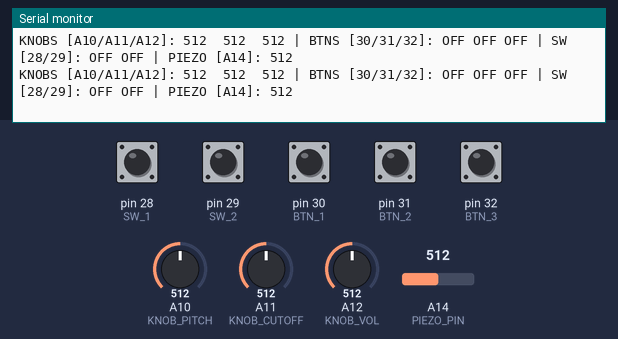
A sketch run on a simulated Arduino Mega 2560, built with avr-gcc and run on an emulated ATmega2560. On the bench: the last lines printed to the serial monitor. The test bench sets the inputs (shaded band); at power-on: pin 28 (SW_1), pin 29 (SW_2), pin 30 (BTN_1), pin 31 (BTN_2), pin 32 (BTN_3) HIGH, A10 (KNOB_PITCH) = 512, A11 (KNOB_CUTOFF) = 512, A12 (KNOB_VOL) = 512, A14 (PIEZO_PIN) = 512.

Above: at 1.2 s.
1.3 s: pin 28 (SW_1) pulled LOW for 0.3 s
At 1.5 s:
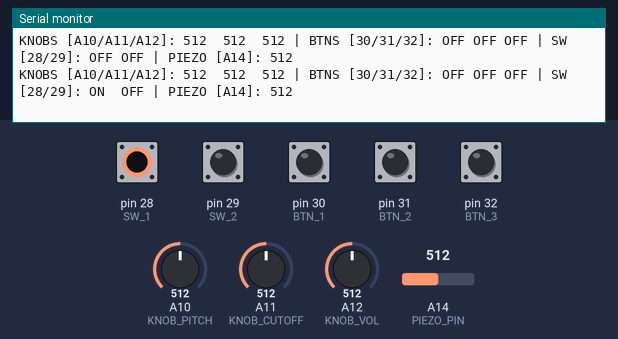
4.6 s: A10 (KNOB_PITCH) set to 30
At 4.9 s:
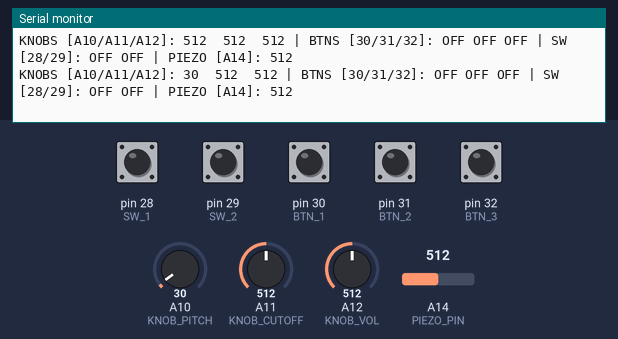
7.6 s: pin 29 (SW_2) pulled LOW for 0.3 s
At 7.8 s:
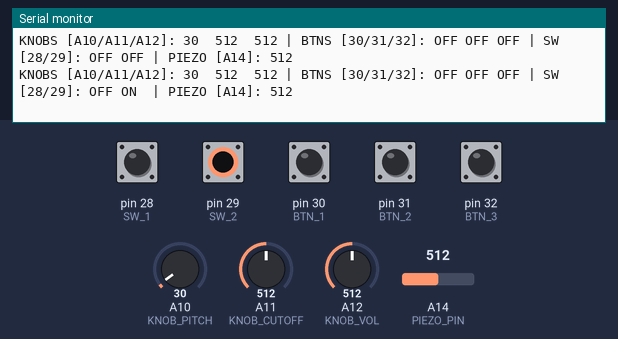
10.9 s: A11 (KNOB_CUTOFF) set to 30
At 10.95 s:
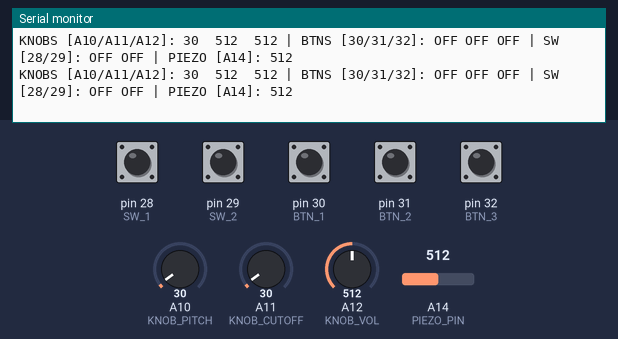
13.9 s: pin 30 (BTN_1) pulled LOW for 0.3 s
At 14.09 s:
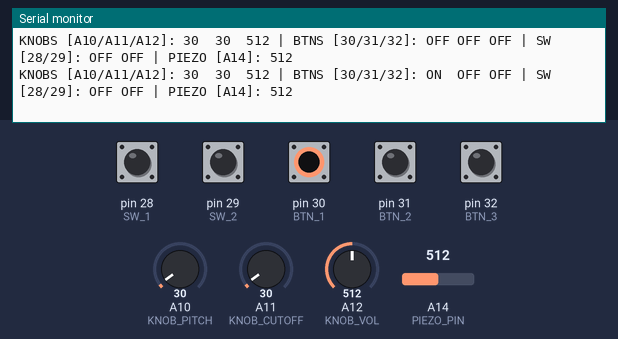
15.7 s: A12 (KNOB_VOL) set to 30
At 15.77 s:
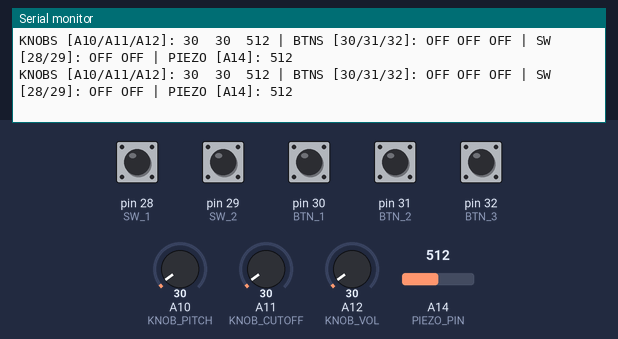

The sketch:

drum-diagnostic.ino
```cpp
// --- DIAGNOSTIC MODE FOR ALL INPUTS ---
// Run this standalone sketch to verify every pin connection before using the synth code.

const int KNOB_PITCH  = A10;
const int KNOB_CUTOFF = A11;
const int KNOB_VOL    = A12;

const int BTN_1 = 30;
const int BTN_2 = 31;
const int BTN_3 = 32;

const int SW_1  = 28;
const int SW_2  = 29;

const int PIEZO_PIN = A14;

void setup() {
  Serial.begin(9600);
  while (!Serial && millis() < 3000);

  Serial.println("=================================");
  Serial.println("   HARDWARE DIAGNOSTIC CHECK");
  Serial.println("=================================");

  // Configure digital inputs with pullups
  pinMode(BTN_1, INPUT_PULLUP);
  pinMode(BTN_2, INPUT_PULLUP);
  pinMode(BTN_3, INPUT_PULLUP);
  pinMode(SW_1, INPUT_PULLUP);
  pinMode(SW_2, INPUT_PULLUP);
}

void loop() {
  // 1. Read Analog Knobs
  int pVal = analogRead(KNOB_PITCH);
  int cVal = analogRead(KNOB_CUTOFF);
  int vVal = analogRead(KNOB_VOL);

  // 2. Read Digital Buttons & Switches (LOW = Pressed/Closed, HIGH = Released/Open)
  int b1 = digitalRead(BTN_1);
  int b2 = digitalRead(BTN_2);
  int b3 = digitalRead(BTN_3);
  int s1 = digitalRead(SW_1);
  int s2 = digitalRead(SW_2);

  // 3. Read Piezo Disc
  int piezo = analogRead(PIEZO_PIN);

  // Print formatted status line
  Serial.print("KNOBS [A10/A11/A12]: ");
  Serial.print(pVal); Serial.print("\t");
  Serial.print(cVal); Serial.print("\t");
  Serial.print(vVal); Serial.print(" | ");

  Serial.print("BTNS [30/31/32]: ");
  Serial.print(b1 == LOW ? "ON " : "OFF"); Serial.print(" ");
  Serial.print(b2 == LOW ? "ON " : "OFF"); Serial.print(" ");
  Serial.print(b3 == LOW ? "ON " : "OFF"); Serial.print(" | ");

  Serial.print("SW [28/29]: ");
  Serial.print(s1 == LOW ? "ON " : "OFF"); Serial.print(" ");
  Serial.print(s2 == LOW ? "ON " : "OFF"); Serial.print(" | ");

  Serial.print("PIEZO [A14]: ");
  Serial.println(piezo);

  delay(200); // Refresh rate for readability
}
```

Measured:
- after the input at 1.3 s, the serial monitor: prints a new line at once (image 1)
- after the input at 4.6 s, the serial monitor: prints a new line after 0.12 s (image 2)
- after the input at 7.6 s, the serial monitor: prints a new line at once (image 3)
- after the input at 13.9 s, the serial monitor: prints a new line at once (image 5)
